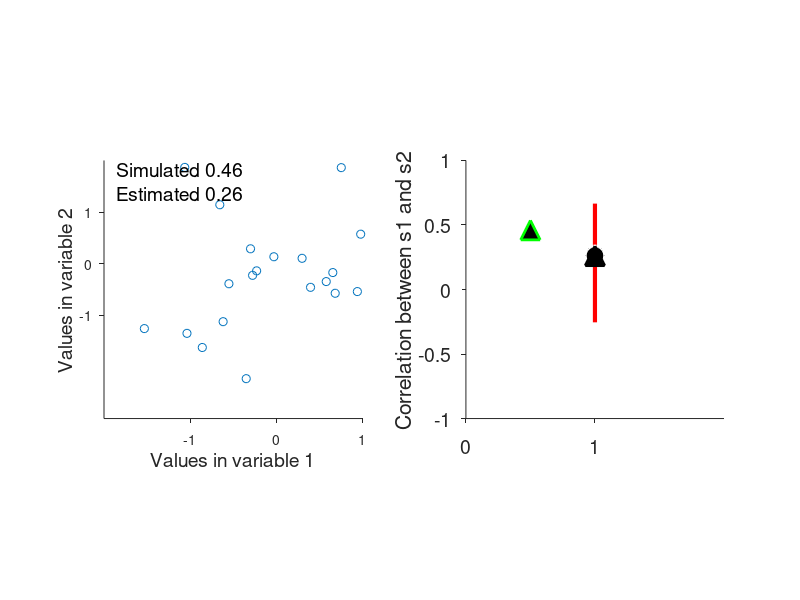

Write the MATLAB code that produced this figure.

%% 1. Correlation. Exploring more complex datasets: two variables, one condition
% Hereafter, we show an example of a slightly more complex data set.
%
% So suppose we have one condition and measure not just one quantity (which
% was the subject of Lecture 1) but measure two distinct quantities. For
% example, suppose we measure both the heights and weights of male adults.
% 
% What can we do with the data? 

% Let's generate two samples rapresenting two variables drawn from gaussian
% distributions. The two variables are correlated with eachother. 

n = 20; % This is the size of our samples
% We set a correlation level between the two samples.
p = .46;  

% We generate the two samples.
u = randn(1,n);
v = randn(1,n);
m.s1  = 0; % mean deviation of the first sample
m.s2  = 0; % mean deviation of the second sample
sd.s1 = 1; % standard deviation of the first sample
sd.s2 = 1; % standard deviation of the second sample
s1 = sd.s1 * u + m.s1;
s2 = sd.s2 * (p * u + sqrt(1 - p^2) * v) + m.s2;

%% 2. Correlation formula
%
% We can quantify how correlated two variables are by using the metric
% 'correlation.'
%
% Correlation values lie in the range -1 to 1, where -1 indicates a perfect
% negative linear relationship, 0 indicates no relationship, and 1
% indicates a perfect positive linear relationship. (Note that we are
% using Pearson's product-moment correlation, but there are other variants
% of correlation.)
r = sum((s1 - mean(s1))/std(s1,1) .* (s2 - mean(s2)/std(s2,1)))/n;

% In words, we z-score each variable (subtract off the mean, divide by the
% standard deviation) and then compute the average product of the
% variables. 
%
% Technical note: in the above formula, std should be computed
% using a version of standard deviation where we normalize by n instead of
% n - 1. Tht is why we write std(v1,1) instea of simply std(v1).
% This is the version of the std that the Book Uses.

% Here we show the results in a plot
figure('name','Two correlated variables','color','w')
% scatter.m is a ueful matlab function, in this case it would be equivalent
% to plot(s1,s2,'bo')
subplot(1,2,1)
scatter(s1,s2); 
ylabel('Values in variable 2','fontsize',14)
xlabel('Values in variable 1','fontsize',14)

% We display the simulted and computed correlations at 80% the max y-value.
y = get(gca,'yLim');
x = get(gca,'xLim');
% Please notice here we introduce a new function that allows to write text
% on a plot. try doc text.m 
text(x(1)+.15,y(2)*.8, ...
    sprintf('Simulated %2.2f\nEstimated %2.2f',p,r),'fontsize',14)
set(gca,'tickdir','out','ytick',[-1 0 1],'xtick',[-1 0 1])
axis square

%% 3. Error bars on the correlation coefficient using bootstrap.
%
% - How do we obtain error bars on the correlation observed in a set of
% data?
%
% - How do we test whether the correlation observed in a set of data is
% significantly different from zero? 
%
% Hereafter, we compute errorbars on the correlation coefficient using
% bootstrap. Bootstrap is a non-parametric statistical method that allows
% for computing tests and error without assuming a shape for the underlying
% distribution in the data. We will talk more abot Bootstrap later on.
%
% Hereafter we use randsample.m to bootstrap. But MatLab also has a
% bootstrap function called bootstrp.m, please read abotu it. We will use
% it later one. 
% 
% Th logic to compute the error bars of a correlation coefficient in via
% bootstrap is simple: 1. We sample the data with replacement and compute
% compute the correlation coefficient.
% 
% 2. We repated the operation k times where k is a large number, at least
% 1000 better if 10,000.
%
% 3. We compute mean and standard deviation of the distribution of 10,000
% correlation coefficients we comptued with the data.
%
% The computations will give us an estimate of how well the data sample we
% were given constrains the correlation value we measured. If the data are
% nto very noisy they sampling and computing the correlationw will compute
% very similar values for the correlation. If the data are more noisy every
% time we draw a new set of elements out of the sample the correlation
% value will be different.
% 
% We then compute the correlation coefficient with each sample.
k = 2000; % number of randomizations
r_dist = zeros(k,1);
for ii = 1:k
 % Notice that we resample index and we use the same indexes to address
 % both samples. otherwise we lose the correaltion value. 
 index = randsample(1:n,n,1);
 r_dist(ii)    = sum((s1(index) - mean(s1(index)))/std(s1(index),1) .* ...
                     (s2(index) - mean(s2(index))/std(s2(index),1)))/n;
end

% We copute the two-tailed 95% confidence intervals:
ci = prctile(r_dist,[2.5,97.5]);

% Now we plot the correlation we estimated with the the 95% confidence
% intervals.
subplot(1,2,2)
plot([1 1],ci,'r-','lineWidth',3); % Plot the error on the estimate
hold on
plot(1,r,'ko','markeredgecolor','w','markerfacecolor','k',...
         'markersize',14,'linewidth',2); % plot a bar to indicate the etimated correlation
plot(1,median(r_dist),'k^','markeredgecolor','k','markerfacecolor','k',...
         'markersize',14,'linewidth',2); % plot the mean of the distribution of correlations
plot(.5,p,'k^','markeredgecolor','g','markerfacecolor','k',...
         'markersize',14,'linewidth',2); % plot the true correlation
ylabel('Correlation between s1 and s2')
axis([0 2 0 1]); % set the limits to the current axis
set(gca,...
    'tickdir','out','ytick',[-1 -.5 0 .5 1], ...
    'xtick',[-1 0 1],'ylim',[-1 1], ...
    'box','off','fontsize',14)
axis square

